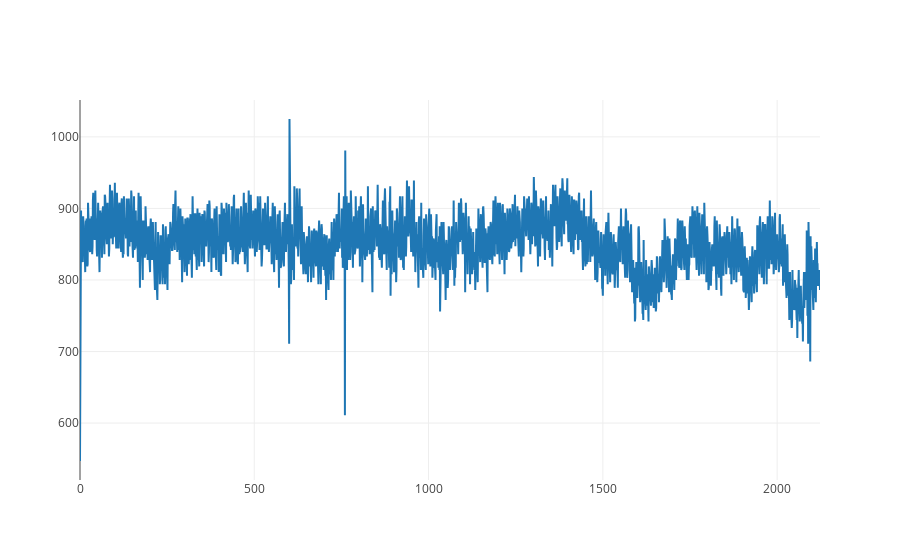

Notebook cell for this chart:
### Code cell
init_notebook_mode(connected=True)

# Create random data with numpy
frequencies = np.array(frequencies)

axis_x = np.linspace(0, (frequencies.size)-1, frequencies.size)
axis_y = frequencies

# Create a trace
trace = go.Scatter(
    x = axis_x,
    y = axis_y
)

data = [trace]

iplot(data, filename='basic-line')

### Figure 1 — Plotly figure (JSON) as saved in the notebook; plotly's stock layout.template omitted (floating-point values rounded to 4 significant figures; data arrays with more than 128 entries replaced by an {"elided": "..."} marker saying what was removed)
{"data": [{"type": "scatter", "x": {"elided": "2124 int values"}, "y": {"elided": "2124 int values"}}], "layout": {}}
